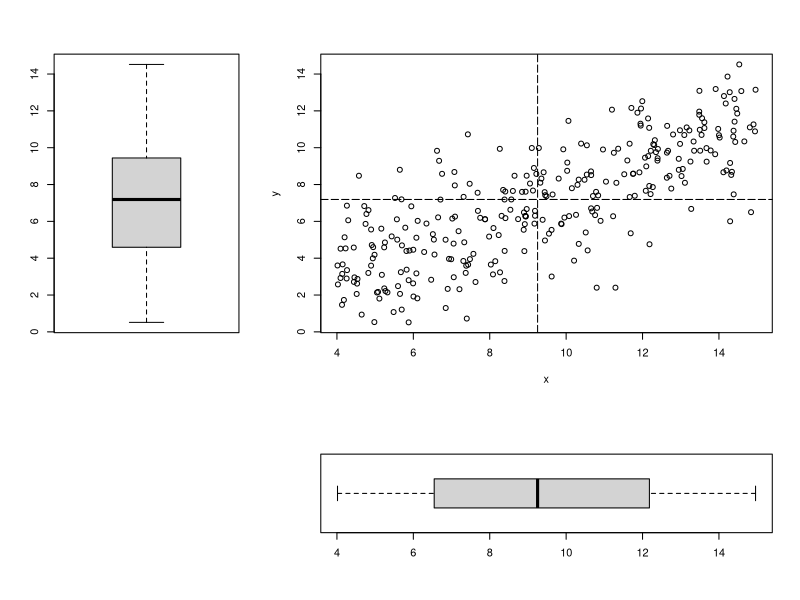

Generate this figure with R:
#1
set.seed(26)
x <- runif(300, 4, 15)
e <- rnorm(300, 0, 2)
y <- 0.75*x + e

#3
png(filename = 'plot-ex05.png', bg = 'transparent')

#2
layout(matrix(c(1, 2, 2,
                1, 2, 2,
                4, 3, 3), nrow = 3, byrow = T))
boxplot(y)
plot(x, y)
abline(v = median(x), lty = 5)
abline(h = median(y), lty = 5)
boxplot(x, horizontal = TRUE)

#3
dev.off()
